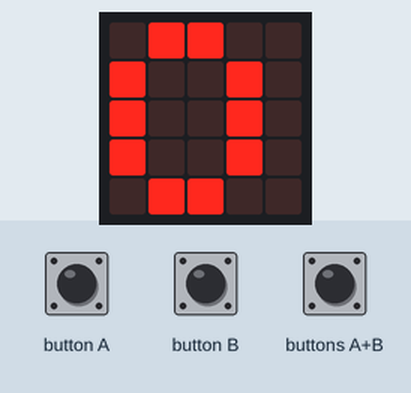
A program run on a simulated BBC micro:bit running MicroPython. Shown: the board's 5×5 LED display. Inputs (shaded band) come from the test bench. No radio messages arrive unless stated (any console line starting 'radio sent:' is added by the test bench); what the program prints to the serial console is not drawn.

Above: at 1.2 s.
1.3 s: button A pressed for 0.15 s
At 1.8 s:
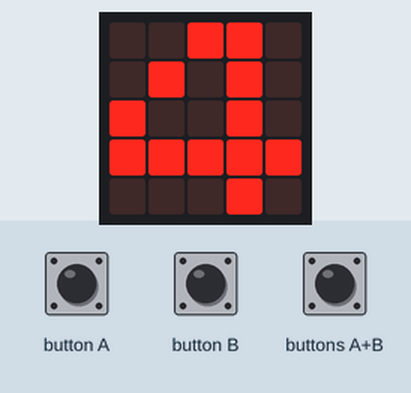
2.9 s: button B pressed for 0.15 s
At 2.97 s:
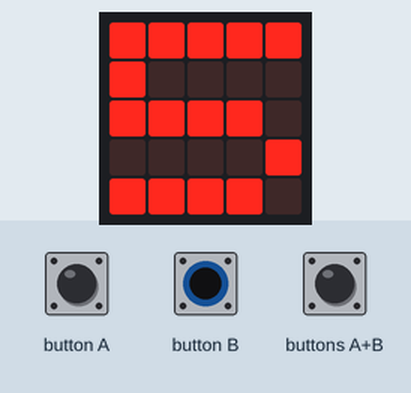
4.5 s: buttons A+B pressed for 0.15 s
At 5.9 s:
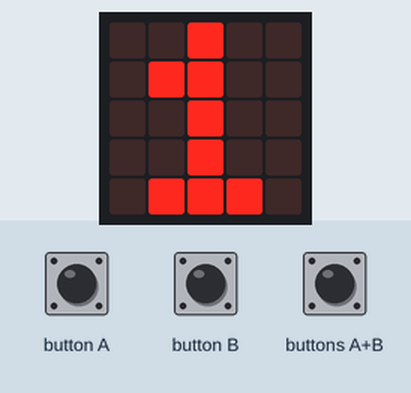
Timing chart, 0 to 7.5 s (numbered marks = the images above; inputs shaded):
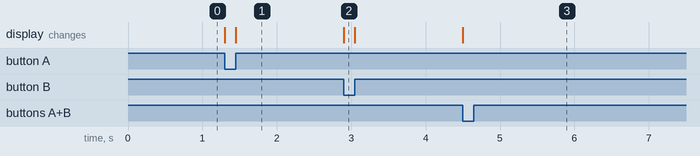

Measured:
- after the input at 1.3 s, the display: first changes at once (image 1 shows a later state)
- after the input at 2.9 s, the display: changes at once (image 2)
- after the input at 4.5 s, the display: changes at once (image 3)

The program:

controller_test.py
```python
from microbit import *
import radio

radio.on()
radio.config(data_rate = radio.RATE_250KBIT, channel = 10, power = 7)
turning_left = False
turning_right = False
going_forward = False
message = 0

while True:
    if button_a.is_pressed() and not button_b.is_pressed():
        turning_left = True
        message = 3
        display.show(3)

    elif button_b.is_pressed() and not button_a.is_pressed():
        turning_right = True
        message = 5
        display.show(5)

    elif not button_a.is_pressed() or not button_b.is_pressed():
        if turning_left:
            turning_left = False
            message = 4
            display.show(4)

        if turning_right:
            turning_right = False
            message = 4
            display.show(4)

    elif button_a.is_pressed() and button_b.is_pressed():
        going_forward = True
        message = 1
        display.show(1)

    elif not button_a.is_pressed() and not button_b.is_pressed():
        if going_forward:
            going_forward = False
            message = 4
            display.show(4)

    radio.send(str(message))
    display.show(message)
```
